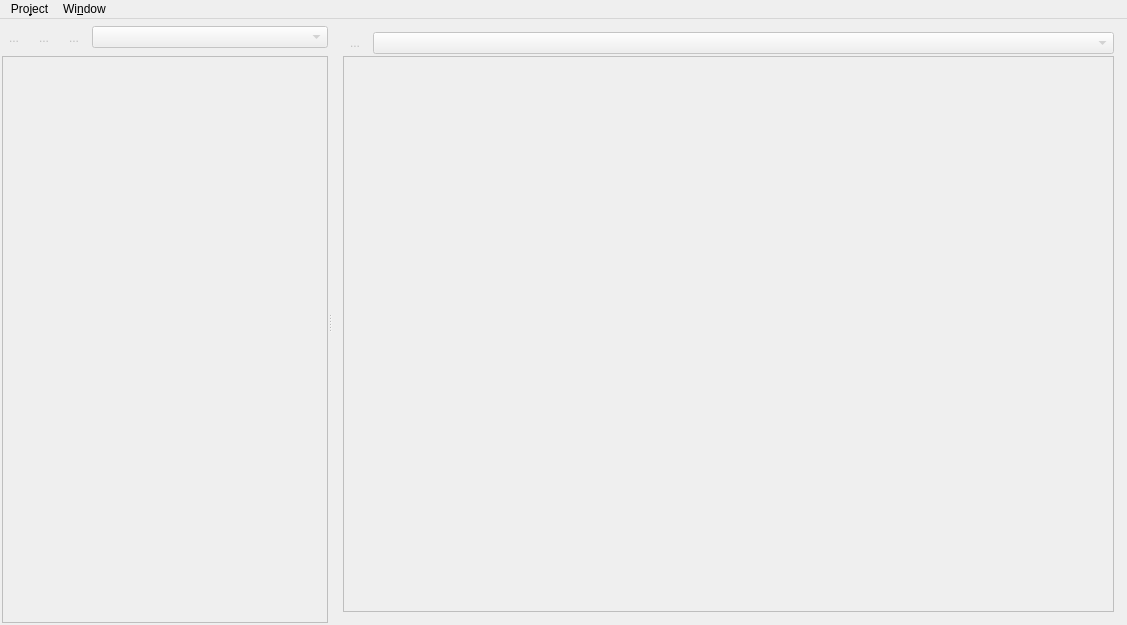
<?xml version="1.0" encoding="UTF-8"?>
<ui version="4.0">
 <class>MainWindow</class>
 <widget class="QMainWindow" name="MainWindow">
  <property name="geometry">
   <rect>
    <x>0</x>
    <y>0</y>
    <width>1127</width>
    <height>625</height>
   </rect>
  </property>
  <property name="sizePolicy">
   <sizepolicy hsizetype="Preferred" vsizetype="Preferred">
    <horstretch>0</horstretch>
    <verstretch>0</verstretch>
   </sizepolicy>
  </property>
  <property name="contextMenuPolicy">
   <enum>Qt::NoContextMenu</enum>
  </property>
  <property name="windowTitle">
   <string>IDE</string>
  </property>
  <widget class="QWidget" name="centralWidget">
   <layout class="QGridLayout" name="gridLayout">
    <property name="leftMargin">
     <number>2</number>
    </property>
    <property name="topMargin">
     <number>2</number>
    </property>
    <property name="rightMargin">
     <number>2</number>
    </property>
    <property name="bottomMargin">
     <number>2</number>
    </property>
    <property name="spacing">
     <number>0</number>
    </property>
    <item row="0" column="0">
     <widget class="QSplitter" name="splitter">
      <property name="enabled">
       <bool>false</bool>
      </property>
      <property name="sizePolicy">
       <sizepolicy hsizetype="Expanding" vsizetype="Expanding">
        <horstretch>0</horstretch>
        <verstretch>0</verstretch>
       </sizepolicy>
      </property>
      <property name="orientation">
       <enum>Qt::Horizontal</enum>
      </property>
      <property name="childrenCollapsible">
       <bool>false</bool>
      </property>
      <widget class="QFrame" name="projectFrame">
       <property name="lineWidth">
        <number>0</number>
       </property>
       <layout class="QVBoxLayout" name="verticalLayout2">
        <property name="spacing">
         <number>2</number>
        </property>
        <property name="leftMargin">
         <number>0</number>
        </property>
        <property name="topMargin">
         <number>0</number>
        </property>
        <property name="rightMargin">
         <number>0</number>
        </property>
        <property name="bottomMargin">
         <number>0</number>
        </property>
        <item>
         <widget class="QFrame" name="projectToolbar">
          <property name="sizePolicy">
           <sizepolicy hsizetype="Expanding" vsizetype="Fixed">
            <horstretch>0</horstretch>
            <verstretch>0</verstretch>
           </sizepolicy>
          </property>
          <property name="minimumSize">
           <size>
            <width>0</width>
            <height>33</height>
           </size>
          </property>
          <property name="baseSize">
           <size>
            <width>0</width>
            <height>0</height>
           </size>
          </property>
          <property name="frameShape">
           <enum>QFrame::NoFrame</enum>
          </property>
          <property name="frameShadow">
           <enum>QFrame::Plain</enum>
          </property>
          <property name="lineWidth">
           <number>0</number>
          </property>
          <layout class="QHBoxLayout" name="horizontalLayout_2">
           <property name="spacing">
            <number>6</number>
           </property>
           <property name="sizeConstraint">
            <enum>QLayout::SetDefaultConstraint</enum>
           </property>
           <property name="leftMargin">
            <number>0</number>
           </property>
           <property name="topMargin">
            <number>0</number>
           </property>
           <property name="rightMargin">
            <number>0</number>
           </property>
           <property name="bottomMargin">
            <number>0</number>
           </property>
           <item>
            <widget class="QToolButton" name="buttonAddNewFile">
             <property name="toolTip">
              <string>Add New File</string>
             </property>
             <property name="text">
              <string>...</string>
             </property>
             <property name="icon">
              <iconset theme="document-new">
               <normaloff/>
              </iconset>
             </property>
             <property name="autoRaise">
              <bool>true</bool>
             </property>
            </widget>
           </item>
           <item>
            <widget class="QToolButton" name="buttonAddExistingFile">
             <property name="toolTip">
              <string>Add Existing File</string>
             </property>
             <property name="text">
              <string>...</string>
             </property>
             <property name="icon">
              <iconset theme="list-add">
               <normaloff/>
              </iconset>
             </property>
             <property name="autoRaise">
              <bool>true</bool>
             </property>
            </widget>
           </item>
           <item>
            <widget class="QToolButton" name="buttonRemoveFile">
             <property name="toolTip">
              <string>Remove File</string>
             </property>
             <property name="text">
              <string>...</string>
             </property>
             <property name="icon">
              <iconset theme="list-remove">
               <normaloff/>
              </iconset>
             </property>
             <property name="autoRaise">
              <bool>true</bool>
             </property>
            </widget>
           </item>
           <item>
            <widget class="QComboBox" name="comboBox_2"/>
           </item>
          </layout>
         </widget>
        </item>
        <item>
         <widget class="ProjectTree" name="projectTree">
          <property name="sizePolicy">
           <sizepolicy hsizetype="Expanding" vsizetype="Expanding">
            <horstretch>0</horstretch>
            <verstretch>0</verstretch>
           </sizepolicy>
          </property>
          <property name="minimumSize">
           <size>
            <width>200</width>
            <height>0</height>
           </size>
          </property>
          <property name="contextMenuPolicy">
           <enum>Qt::CustomContextMenu</enum>
          </property>
          <property name="frameShape">
           <enum>QFrame::Box</enum>
          </property>
          <property name="frameShadow">
           <enum>QFrame::Plain</enum>
          </property>
          <property name="uniformRowHeights">
           <bool>true</bool>
          </property>
          <property name="sortingEnabled">
           <bool>true</bool>
          </property>
          <property name="columnCount">
           <number>0</number>
          </property>
          <attribute name="headerShowSortIndicator" stdset="0">
           <bool>false</bool>
          </attribute>
         </widget>
        </item>
       </layout>
      </widget>
      <widget class="QWidget" name="layoutWidget">
       <layout class="QVBoxLayout" name="verticalLayout">
        <property name="spacing">
         <number>2</number>
        </property>
        <property name="sizeConstraint">
         <enum>QLayout::SetDefaultConstraint</enum>
        </property>
        <item>
         <layout class="QHBoxLayout" name="horizontalLayout">
          <item>
           <widget class="QToolButton" name="buttonSaveFile">
            <property name="toolTip">
             <string notr="true">Save File</string>
            </property>
            <property name="text">
             <string>...</string>
            </property>
            <property name="icon">
             <iconset theme="document-save">
              <normaloff/>
             </iconset>
            </property>
            <property name="autoRaise">
             <bool>true</bool>
            </property>
           </widget>
          </item>
          <item>
           <widget class="QComboBox" name="comboBox"/>
          </item>
         </layout>
        </item>
        <item>
         <widget class="CodeEditor" name="codeEditor">
          <property name="sizePolicy">
           <sizepolicy hsizetype="Expanding" vsizetype="Expanding">
            <horstretch>0</horstretch>
            <verstretch>0</verstretch>
           </sizepolicy>
          </property>
          <property name="minimumSize">
           <size>
            <width>600</width>
            <height>0</height>
           </size>
          </property>
          <property name="font">
           <font>
            <family>Droid Sans Mono</family>
            <pointsize>14</pointsize>
           </font>
          </property>
          <property name="frameShape">
           <enum>QFrame::Box</enum>
          </property>
          <property name="frameShadow">
           <enum>QFrame::Plain</enum>
          </property>
          <property name="lineWrapMode">
           <enum>QPlainTextEdit::NoWrap</enum>
          </property>
         </widget>
        </item>
       </layout>
      </widget>
     </widget>
    </item>
   </layout>
  </widget>
  <widget class="QMenuBar" name="menuBar">
   <property name="geometry">
    <rect>
     <x>0</x>
     <y>0</y>
     <width>1127</width>
     <height>31</height>
    </rect>
   </property>
   <widget class="QMenu" name="menuProject">
    <property name="title">
     <string>Pro&amp;ject</string>
    </property>
    <addaction name="actionNew"/>
    <addaction name="actionOpen"/>
    <addaction name="actionClose"/>
    <addaction name="separator"/>
    <addaction name="actionQuit"/>
   </widget>
   <widget class="QMenu" name="menuWindow">
    <property name="title">
     <string>Wi&amp;ndow</string>
    </property>
    <addaction name="actionToggleProjectPane"/>
   </widget>
   <addaction name="menuProject"/>
   <addaction name="menuWindow"/>
  </widget>
  <action name="actionNew">
   <property name="icon">
    <iconset theme="window-new">
     <normaloff/>
    </iconset>
   </property>
   <property name="text">
    <string>&amp;New</string>
   </property>
   <property name="shortcut">
    <string>Ctrl+N</string>
   </property>
   <property name="iconVisibleInMenu">
    <bool>true</bool>
   </property>
  </action>
  <action name="actionOpen">
   <property name="icon">
    <iconset theme="document-open">
     <normaloff/>
    </iconset>
   </property>
   <property name="text">
    <string>&amp;Open</string>
   </property>
   <property name="shortcut">
    <string>Ctrl+O</string>
   </property>
   <property name="iconVisibleInMenu">
    <bool>true</bool>
   </property>
  </action>
  <action name="actionClose">
   <property name="enabled">
    <bool>false</bool>
   </property>
   <property name="text">
    <string>&amp;Close</string>
   </property>
   <property name="shortcut">
    <string>Ctrl+W</string>
   </property>
  </action>
  <action name="actionQuit">
   <property name="icon">
    <iconset theme="exit">
     <normaloff/>
    </iconset>
   </property>
   <property name="text">
    <string>&amp;Quit</string>
   </property>
   <property name="shortcut">
    <string>Ctrl+Q</string>
   </property>
   <property name="iconVisibleInMenu">
    <bool>true</bool>
   </property>
  </action>
  <action name="actionToggleProjectPane">
   <property name="checkable">
    <bool>true</bool>
   </property>
   <property name="checked">
    <bool>true</bool>
   </property>
   <property name="text">
    <string>&amp;Show Project Tree</string>
   </property>
   <property name="shortcut">
    <string>Alt+0</string>
   </property>
  </action>
 </widget>
 <layoutdefault spacing="6" margin="11"/>
 <customwidgets>
  <customwidget>
   <class>CodeEditor</class>
   <extends>QPlainTextEdit</extends>
   <header location="global">ui/code_editor.h</header>
   <slots>
    <slot>UpdateLineNumberAreaWidth(int)</slot>
    <slot>UpdateLineNumberArea(QRect,int)</slot>
    <slot>HighlightCurrentLine()</slot>
    <slot>SaveFile()</slot>
   </slots>
  </customwidget>
  <customwidget>
   <class>ProjectTree</class>
   <extends>QTreeWidget</extends>
   <header location="global">ui/project_tree.h</header>
   <slots>
    <slot>AddNewFile()</slot>
    <slot>AddExistingFile()</slot>
    <slot>RemoveFile()</slot>
   </slots>
  </customwidget>
 </customwidgets>
 <resources/>
 <connections>
  <connection>
   <sender>actionQuit</sender>
   <signal>triggered()</signal>
   <receiver>MainWindow</receiver>
   <slot>close()</slot>
   <hints>
    <hint type="sourcelabel">
     <x>-1</x>
     <y>-1</y>
    </hint>
    <hint type="destinationlabel">
     <x>563</x>
     <y>312</y>
    </hint>
   </hints>
  </connection>
  <connection>
   <sender>actionOpen</sender>
   <signal>triggered()</signal>
   <receiver>MainWindow</receiver>
   <slot>OpenProject()</slot>
   <hints>
    <hint type="sourcelabel">
     <x>-1</x>
     <y>-1</y>
    </hint>
    <hint type="destinationlabel">
     <x>563</x>
     <y>312</y>
    </hint>
   </hints>
  </connection>
  <connection>
   <sender>actionClose</sender>
   <signal>triggered()</signal>
   <receiver>MainWindow</receiver>
   <slot>CloseProject()</slot>
   <hints>
    <hint type="sourcelabel">
     <x>-1</x>
     <y>-1</y>
    </hint>
    <hint type="destinationlabel">
     <x>563</x>
     <y>312</y>
    </hint>
   </hints>
  </connection>
  <connection>
   <sender>codeEditor</sender>
   <signal>blockCountChanged(int)</signal>
   <receiver>codeEditor</receiver>
   <slot>UpdateLineNumberAreaWidth(int)</slot>
   <hints>
    <hint type="sourcelabel">
     <x>732</x>
     <y>336</y>
    </hint>
    <hint type="destinationlabel">
     <x>732</x>
     <y>336</y>
    </hint>
   </hints>
  </connection>
  <connection>
   <sender>codeEditor</sender>
   <signal>updateRequest(QRect,int)</signal>
   <receiver>codeEditor</receiver>
   <slot>UpdateLineNumberArea(QRect,int)</slot>
   <hints>
    <hint type="sourcelabel">
     <x>732</x>
     <y>336</y>
    </hint>
    <hint type="destinationlabel">
     <x>732</x>
     <y>336</y>
    </hint>
   </hints>
  </connection>
  <connection>
   <sender>codeEditor</sender>
   <signal>cursorPositionChanged()</signal>
   <receiver>codeEditor</receiver>
   <slot>HighlightCurrentLine()</slot>
   <hints>
    <hint type="sourcelabel">
     <x>732</x>
     <y>336</y>
    </hint>
    <hint type="destinationlabel">
     <x>732</x>
     <y>336</y>
    </hint>
   </hints>
  </connection>
  <connection>
   <sender>actionToggleProjectPane</sender>
   <signal>toggled(bool)</signal>
   <receiver>projectFrame</receiver>
   <slot>setVisible(bool)</slot>
   <hints>
    <hint type="sourcelabel">
     <x>-1</x>
     <y>-1</y>
    </hint>
    <hint type="destinationlabel">
     <x>240</x>
     <y>321</y>
    </hint>
   </hints>
  </connection>
  <connection>
   <sender>projectTree</sender>
   <signal>itemActivated(QTreeWidgetItem*,int)</signal>
   <receiver>MainWindow</receiver>
   <slot>OpenFile(QTreeWidgetItem*,int)</slot>
   <hints>
    <hint type="sourcelabel">
     <x>240</x>
     <y>334</y>
    </hint>
    <hint type="destinationlabel">
     <x>563</x>
     <y>312</y>
    </hint>
   </hints>
  </connection>
  <connection>
   <sender>projectTree</sender>
   <signal>itemClicked(QTreeWidgetItem*,int)</signal>
   <receiver>MainWindow</receiver>
   <slot>SelectFile(QTreeWidgetItem*,int)</slot>
   <hints>
    <hint type="sourcelabel">
     <x>240</x>
     <y>334</y>
    </hint>
    <hint type="destinationlabel">
     <x>563</x>
     <y>312</y>
    </hint>
   </hints>
  </connection>
  <connection>
   <sender>buttonRemoveFile</sender>
   <signal>clicked()</signal>
   <receiver>projectTree</receiver>
   <slot>RemoveFile()</slot>
   <hints>
    <hint type="sourcelabel">
     <x>61</x>
     <y>32</y>
    </hint>
    <hint type="destinationlabel">
     <x>168</x>
     <y>334</y>
    </hint>
   </hints>
  </connection>
  <connection>
   <sender>buttonAddExistingFile</sender>
   <signal>clicked()</signal>
   <receiver>projectTree</receiver>
   <slot>AddExistingFile()</slot>
   <hints>
    <hint type="sourcelabel">
     <x>37</x>
     <y>32</y>
    </hint>
    <hint type="destinationlabel">
     <x>240</x>
     <y>334</y>
    </hint>
   </hints>
  </connection>
  <connection>
   <sender>buttonSaveFile</sender>
   <signal>clicked()</signal>
   <receiver>codeEditor</receiver>
   <slot>SaveFile()</slot>
   <hints>
    <hint type="sourcelabel">
     <x>323</x>
     <y>35</y>
    </hint>
    <hint type="destinationlabel">
     <x>732</x>
     <y>337</y>
    </hint>
   </hints>
  </connection>
  <connection>
   <sender>actionNew</sender>
   <signal>triggered()</signal>
   <receiver>MainWindow</receiver>
   <slot>NewProject()</slot>
   <hints>
    <hint type="sourcelabel">
     <x>-1</x>
     <y>-1</y>
    </hint>
    <hint type="destinationlabel">
     <x>563</x>
     <y>312</y>
    </hint>
   </hints>
  </connection>
 </connections>
 <slots>
  <slot>OpenProject()</slot>
  <slot>CloseProject()</slot>
  <slot>SelectFile(QTreeWidgetItem*,int)</slot>
  <slot>OpenFile(QTreeWidgetItem*,int)</slot>
  <slot>NewProject()</slot>
 </slots>
</ui>
